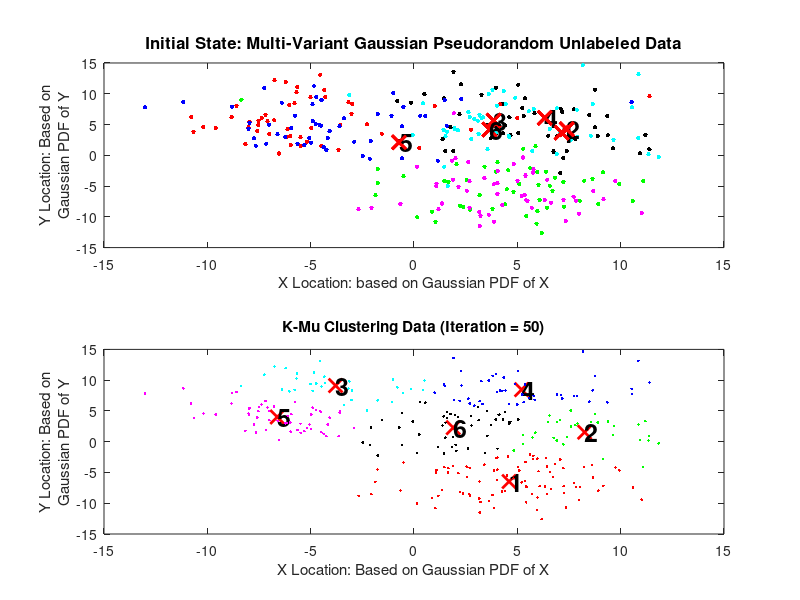

MATLAB code to generate this figure:
%% Created By: Sylvia Chin
%% Date: 07/03/17
%% Objectve: To Sort Unlabeled Pseudorandom Generated Data via K-Means
%% Clustering Method

%% Clear Memory & Command Window
clc
clear all
close all

%% 1) Generate Pseudorandom x-y coordinate values in preparation to plot random data.
%% Prototype:Automate the rand values for troubleshooting
x_mu=0;
y_mu=0;
x_iso=5;
y_iso=5;
cluster_pts=50;

%% Generate R.V. Data Points from Multi-variate Gaussian Distributions: 600x2 matrix => [X Y]
var=[10 0; 0 10];                                           % [X variance X-Rotation ; Y-Rotation Y Variance]
s1=mvnrnd([x_mu+x_iso y_mu+y_iso],var,cluster_pts);     
s2=mvnrnd([x_mu-x_iso y_mu+y_iso],var,cluster_pts);
s3=mvnrnd([x_mu+x_iso y_mu-y_iso],var,cluster_pts);
s4=mvnrnd([x_mu+x_iso y_mu+y_iso],var,cluster_pts);     
s5=mvnrnd([x_mu-x_iso y_mu+y_iso],var,cluster_pts);
s6=mvnrnd([x_mu+x_iso y_mu-y_iso],var,cluster_pts);
data_xy=[s1;s2;s3;s4;s5;s6];                                % Vector array of all random multivariant pts

%% 2) Generate Pseudorandom x-y coordinate values in preparation to plot centroids:
%% Generate R.V. Centroid Points from Multi-variate Gaussian Distribution: 6x2 matrix => [X Y]
k=6;                                                        % # of clusters = # of centroids
dev=0;                                                                                              
var2=[10 1;1 10];                                                 
sc=mvnrnd([x_mu+x_iso+dev y_mu+y_iso+dev],var2,cluster_pts);% k # of Centroids' x-y locations will be randomly extracted from 100 Gaussian x-y coordinates
centroid_xy=sc(ceil(rand(k,1)*length(sc)),:);               % k rows-by-2 col Centroid x-y locations will be assigned to nearest fraction of  
                                                            % "cent_pts" total # of rows
                                                            
%% 3a) Plot & Assign Initial Colors to Random Data:
subplot(211);

xd=data_xy(:,1);                                            % Data Point's X-Coordinates                                            
yd=data_xy(:,2);                                            % Data Point's Y-Coordinates 

C=['r','g','c','b','m','k'];                                % Color vector for distinguishing random gaussian sets 
plot(xd(1:cluster_pts),yd(1:cluster_pts),'.','Color',C(length(C)),'Markersize',10);
hold on

for a=1:k-1
    plot(xd(a*cluster_pts:(a+1)*cluster_pts),yd(a*cluster_pts:(a+1)*cluster_pts),'.','Color',C(a),'Markersize',10);
    hold on
end

title('Initial State: Multi-Variant Gaussian Pseudorandom Unlabeled Data','Fontsize',12);
xlabel('X Location: based on Gaussian PDF of X');
ylabel({'Y Location: Based on' 'Gaussian PDF of Y'});

%% 3b) Plot Initial Location of Centroids: 

centroid_x=centroid_xy(:,1);
centroid_y=centroid_xy(:,2);

for b=1:k
plot(centroid_x, centroid_y,'x','Color',C(length(k)),'MarkerSize',10,'LineWidth',2);
text(centroid_x(b,1), centroid_xy(b,2),num2str(b),'Color',[0 0 0],'FontSize',18,'FontWeight','bold','HorizontalAlignment','left')       
hold on;
end

%% 4) State # of iterations for Centroids to be re-assigned a k-mean value:
iter=50;
%% 5) Determine Euclidean Distances b/w Each Data & All Centroids:
table=zeros(length(data_xy),k+2);                           % Allocating placeholders for a 600 x K+2 matrix
table_kmu=zeros(k,iter);                                    % Allocating placeholders for a k x iter matrix

for update_num=1:iter                                       % Number of updates on centroids X-Y location
    
    for i=1:length(data_xy)
        
        for j=1:k
        eucl_dist(i,j)=norm(data_xy(i,:)-centroid_xy(j,:)); % Per loop, (Eucli_Dist Matrix) 1x2 = (Data Matrix) 1x2 - (Centroid Matrix) 1x2
        table(i,j)=eucl_dist(i,j);                          % Allocating Distances b/w centroids relative to each data point (600 x k) w/in overall data table
        end
        [min_dist cluster_index]=min(table(i,1:k));         % Search for nearest centroid index to data point & coresponding distance b/w centroids relative to each data point
        table(i,k+1)=min_dist;                              % Allocating miniumum distance to column k+1
        table(i,k+2)=cluster_index;                         % Allocating centroid index (aka assigned cluster #) to column k+1
        
    end
    
 %% 6) Determine New X-Y Coordinates for Each Centroid Based on Averages of Each Data Point's X-Y Coordinates Per Their Assigned Clusters:
 subplot(212);
    for j=1:k
        assign=(table(:,k+2)==j);                       % For all rows that are true
        kmu(j,:)=mean(data_xy(assign,:));               % For all data points assigned to same cluster # j, avg. out their X-Y coords. & assign this avg. as the cluster's centroids NEW X-Y coords. 
        centroid_xy(j,:)=kmu(j,:);                      % THE NEW CENTROID COORDINATE: For each iteration, the centroid will be updated with new x-y coordinate based on distance b/w each cluster's new avg. of data_xy & data_xy pts 
        plot(centroid_xy(j,1), centroid_xy(j,2),'x','Color',C(length(k)),'MarkerSize',10,'LineWidth',2);
        text(centroid_xy(j,1), centroid_xy(j,2),num2str(j),'Color',[0 0 0],'FontSize',18,'FontWeight','bold','HorizontalAlignment','left')                    
        hold on
    end

        
    for j=1:k
        sort_data_xy=data_xy(table(:,k+2)==j,:);        % Prepare to plot all pts to be sort out to their assigned cluster by color   
        data_newx=sort_data_xy(:,1);                
        data_newy=sort_data_xy(:,2);
        plot(data_newx, data_newy,'.','Color',C(j));
        hold on
    end
    title(['K-Mu Clustering Data (Iteration = ',num2str(update_num),')']);
    xlabel('X Location: Based on Gaussian PDF of X');
    ylabel({'Y Location: Based on' 'Gaussian PDF of Y'});
    pause(0.1)
    hold off

    
end

